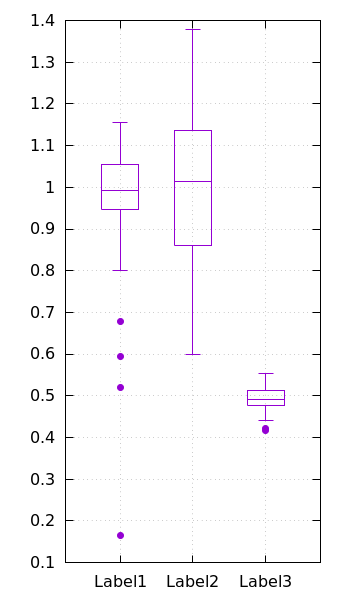

The script that drew this image:
set terminal pngcairo size 350,600
set output 'box.png'

set grid
set ytics 0.1
unset key
plot 'box.dat' u (0):2:(0):1 with boxplot
